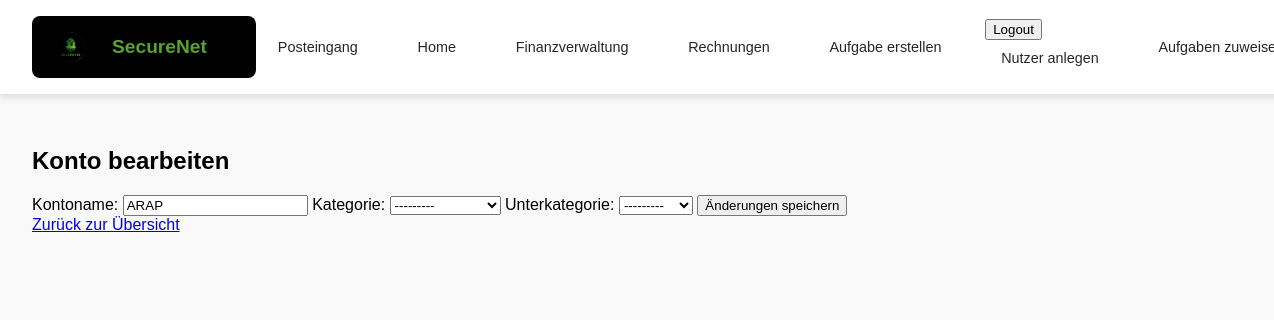
The page /posts/konto_bearbeiten/4/ (signed in) on the database as committed earlier.
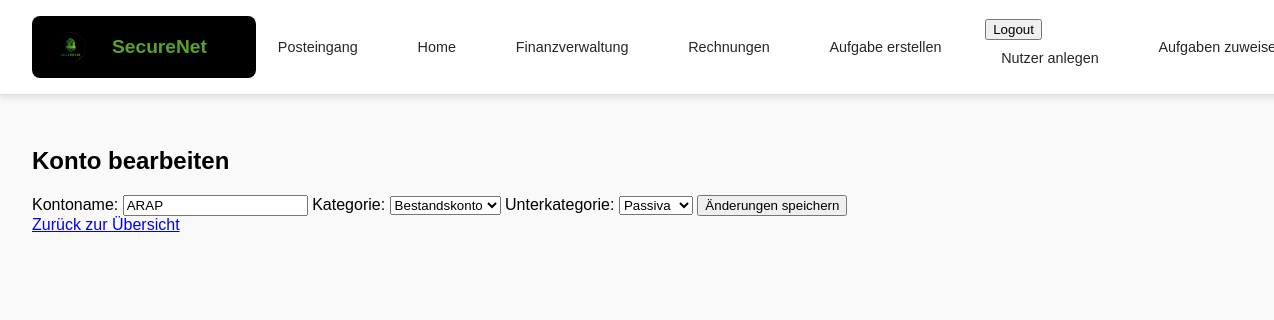
The same page on the database as committed later.
### posts/models.py (models this page shows, shortened)
class Konto(models.Model):
    KATEGORIE_CHOICES = [
        ('Bestandskonto', 'Bestandskonto'),
        ('Erfolgskonto', 'Erfolgskonto'),
    ]
    UNTERKATEGORIE_CHOICES = [
        ('Aktiva', 'Aktiva'),
        ('Passiva', 'Passiva'),
        ('Aufwand', 'Aufwand'),
        ('Ertrag', 'Ertrag'),
    ]
    name = models.CharField(max_length=255, unique=True)
    kategorie = models.CharField(max_length=20, choices=KATEGORIE_CHOICES, blank=True, null=True)
    unterkategorie = models.CharField(max_length=20, choices=UNTERKATEGORIE_CHOICES, blank=True, null=True)
    eins = models.CharField(max_length=20, choices=UNTERKATEGORIE_CHOICES, blank=True, null=True)

### posts/views.py (the view)
    def _wrapped_view_func(request, *args, **kwargs):
        if request.user.is_authenticated and request.user.role == 'teacher':
            return view_func(request, *args, **kwargs)
        else:
            return HttpResponse(f'Fehlende Berechtigung <br><a href="{reverse("index")}">Zurück zur Startseite</a>')

### posts/forms.py (shortened to what this page needs)
class KontoForm(forms.ModelForm):
    class Meta:
        model = Konto
        fields = ['name', 'kategorie', 'unterkategorie']  # NEUE FELDER HINZUGEFÜGT
    def __init__(self, *args, **kwargs):
        super().__init__(*args, **kwargs)
        self.fields['unterkategorie'].queryset = Konto.objects.none()

### posts/views.py (called while the page is built)
def lehrkraft_required(view_func):
    def _wrapped_view_func(request, *args, **kwargs):
        if request.user.is_authenticated and request.user.role == 'teacher':
            return view_func(request, *args, **kwargs)
        else:
            return HttpResponse(f'Fehlende Berechtigung <br><a href="{reverse("index")}">Zurück zur Startseite</a>')
    return _wrapped_view_func

### posts/templates/posts/konto_bearbeiten.html (shortened to what this page needs)
{% extends "master_layout.html" %}
{% block content %}
<h2>Konto bearbeiten</h2>
<form method="post">
    <label for="id_name">Kontoname:</label>
    {{ form.name }}
    <label for="id_kategorie">Kategorie:</label>
    {{ form.kategorie }}
    <label for="id_unterkategorie">Unterkategorie:</label>
    {{ form.unterkategorie }}
    <button type="submit">Änderungen speichern</button>
</form>
<a href="{% url 'posts:konten_verwalten' %}">Zurück zur Übersicht</a>
{% endblock %}

Rows that differ between the two databases and show on the page:
changed Konto "ARAP": kategorie "---------" → "Bestandskonto"; unterkategorie "---------" → "Passiva"
